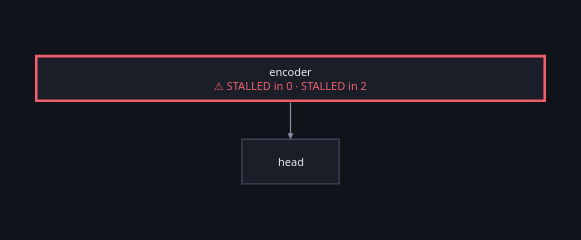

Notebook code for this chart:
### Markdown cell above
## And on the graph, which is the answer to *where*

A list of flags says a node is ill. The graph says **which node**, on which
machine, and what feeds it — which is the question a diagnosis of a
distributed graph actually raises.

Health gets a **channel of its own**: the fill goes on saying where a node
runs, the outline turns red, and the flags are a badge under the name.
Recolouring the fill would have let *is this unhealthy* eat *where does this
run*, and on a graph spread over three machines that is the answer somebody
came for.

A finding from inside a node lands on the node — that is the box there is to
mark — and says which layer.

### Code cell
overlaid(deep_inside, store, run="inside")

### Figure 1 — Plotly figure (JSON) as saved in the notebook; plotly's stock layout.template omitted (floating-point values rounded to 4 significant figures)
{"data": [{"hoverinfo": "text", "hovertext": ["<b>encoder</b><br>class: Encoder<br>device: cpu<br><br><b>STALLED in 0</b><br><b>STALLED in 2</b>", "<b>head</b><br>class: Head<br>device: cpu"], "marker": {"opacity": 0, "size": 1}, "mode": "markers", "showlegend": false, "type": "scatter", "x": [250.8, 250.8], "y": [22.0, 104.0]}], "layout": {"annotations": [{"align": "center", "font": {"color": "#e7e9ef", "family": "system-ui, sans-serif", "size": 11}, "showarrow": false, "text": "encoder<br><span style='color:#ef5f6b'>⚠ STALLED in 0 · STALLED in 2</span>", "x": 250.8, "xanchor": "center", "y": 22.0, "yanchor": "middle"}, {"align": "center", "font": {"color": "#e7e9ef", "family": "system-ui, sans-serif", "size": 11}, "showarrow": false, "text": "head", "x": 250.8, "xanchor": "center", "y": 104.0, "yanchor": "middle"}, {"arrowcolor": "#868ea3", "arrowhead": 2, "arrowsize": 1, "arrowwidth": 1.2, "ax": 250.8, "axref": "x", "ay": 44.0, "ayref": "y", "showarrow": true, "text": "", "x": 250.8, "xref": "x", "y": 82.0, "yref": "y"}], "font": {"color": "#e7e9ef", "family": "system-ui, -apple-system, Segoe UI, Roboto, sans-serif", "size": 12}, "height": 240, "hoverlabel": {"align": "left", "bgcolor": "#1a1e28", "bordercolor": "#2c3242", "font": {"color": "#e7e9ef", "family": "system-ui, -apple-system, Segoe UI, Roboto, sans-serif"}}, "legend": {"bgcolor": "rgba(0,0,0,0)", "font": {"color": "#868ea3"}, "orientation": "h", "x": 1, "xanchor": "right", "y": 1.02, "yanchor": "bottom"}, "margin": {"b": 16, "l": 16, "r": 16, "t": 16}, "paper_bgcolor": "#101319", "plot_bgcolor": "#101319", "shapes": [{"fillcolor": "#1a1e28", "layer": "below", "line": {"color": "#ef5f6b", "width": 2.6}, "type": "rect", "x0": 0.0, "x1": 501.6, "y0": 0.0, "y1": 44.0}, {"fillcolor": "#1a1e28", "layer": "below", "line": {"color": "#3d4459", "width": 1.4}, "type": "rect", "x0": 202.8, "x1": 298.8, "y0": 82.0, "y1": 126.0}], "width": 581.6, "xaxis": {"range": [-20, 521.6], "visible": false}, "yaxis": {"range": [146.0, -20], "scaleanchor": "x", "visible": false}}}
